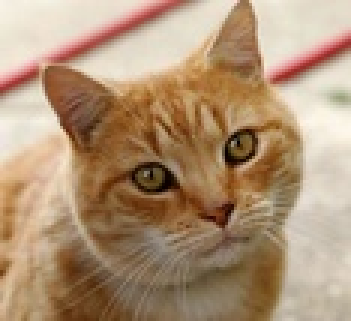
#> input picture solution/data/cat.jpg, 117 x 107 px, shrunk from 492 x 453 before the run, found by its file name (shown 3 times larger)
$ jupyter execute '09-1_K Means Clustering 2 .ipynb'   (shell and % lines are left out)
#> lines starting #> are read from the running program, lines starting #| are printed output that depends on the picture
[cell 1]
# Copyright (c) 2020-2021 CertifAI Sdn. Bhd.
#
# This program is part of OSRFramework. You can redistribute it and/or modify
# it under the terms of the GNU Affero General Public License as published by
# the Free Software Foundation, either version 3 of the License, or
# (at your option) any later version.
#
# This program is distributed in the hope that it will be useful,
# but WITHOUT ANY WARRANTY; without even the implied warranty of
# MERCHANTABILITY or FITNESS FOR A PARTICULAR PURPOSE.  See the
# GNU Affero General Public License for more details.
#
# You should have received a copy of the GNU Affero General Public License
# along with this program.  If not, see <http://www.gnu.org/licenses/>.

# Use K Means to compress color spaces of images

One common example of K Means Clustering is to compress the colour spaces of images. An image usually comes with a 24-bit colour depth, meaning 2^24 = 16,777,216 colour variations.

K Means can be used to organize the colour variations into the their respective colour clusters. The "K" (number of cluster) here will be the the number of colour space. If K is set to 8, the available colour space is 8.

[cell 2]
import numpy as np
import matplotlib.pyplot as plt
from skimage import io
from sklearn.cluster import KMeans

Read your image by using skimage and load it into a numpy array.

[cell 3]
url = "https://ia801402.us.archive.org/2/items/ml-fundamentals-data/machine-learning-fundamentals-data/cat.jpg"
image = io.imread(url)
#> image is the input picture: shape (107, 117, 3); mean R, G, B 175.4, 146.8, 117.8

[cell 4]
plt.imshow(image)

Show the dimension of the input picture, (Height, Width, Depth)

[cell 5]
image.shape
#> Out = (107, 117, 3)

Every colour channel has 256 possible values, the number of possible colours is 256 * 256 * 256 = 16,777,216, approx 16 million colours. Let us reduce the color space from 16 million to 8 colours.

[cell 6]
image_scaled = image / 255.0 # use 0...1 scale
image_scaled = image_scaled.reshape((-1, 3))
image_scaled.shape
#> Out = (12519, 3)

[cell 7]
num_clusters = 8
model = KMeans(init='k-means++', n_clusters=num_clusters, n_init=10)

[cell 8]
model.fit(image_scaled.astype(np.float32))

Get the:
- cluster_centers_ : Coordinates of cluster centers.
- labels_ : Labels of each point
- inertia_ : Sum of squared distance from each point to their corresponding center

[cell 9]
centroids = model.cluster_centers_
labels = model.labels_
inertia = model.inertia_

The generated clusters corresponds to the 8 colors of our reduced color palette.

Visual inspection of the centroids array shows that all colours have three channels (B, G, R) with values ranging between 0 and 1.

[cell 10]
centroids

The labels will equal to the number of clusters that we have set.

[cell 11]
np.unique(labels)

These 8 colours correspond to the 8 cluster labels contained in the labels vector.

We want all our data points with label 0 to be colored according to row 0 in the centers array whereas all data points with label 1 to be colored according to row 1 in the centers array and same for other labels.

We use labels as an index into the centroids array which is also represents our new colours.

[cell 12]
new_colours = centroids[labels].reshape((-1, 3))

[cell 13]
image_compressed = new_colours.reshape(image.shape)

[cell 14]
plt.figure(figsize=(10, 10))
plt.imshow(image_compressed);
plt.title('8 Colour Image')
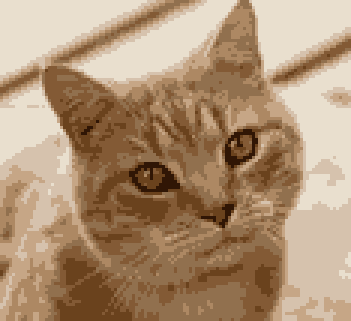
#> shown: shape (107, 117, 3) float32 (shown 3 times larger); mean R, G, B 0.688, 0.575, 0.462

Let try to do another round of color space compression but this time we only manipulate the 1 channel colour space.

[cell 15]
url = "https://ia801402.us.archive.org/2/items/ml-fundamentals-data/machine-learning-fundamentals-data/cat.jpg"
image = io.imread(url, as_gray=True)
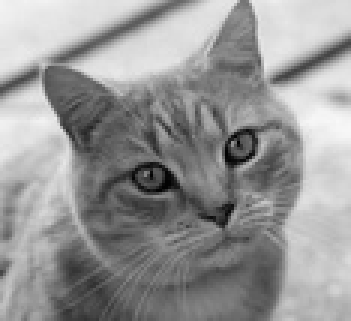
#> image: shape (107, 117) float64 (shown 3 times larger); min 0.00833, max 0.974, mean 0.591

[cell 16]
plt.imshow(image, cmap='gray')

[cell 17]
image.shape
#> Out = (107, 117)

Scale the pixel values into a range of 0 to 1.

[cell 18]
image_scaled = image / 255.0
#> image_scaled: shape (107, 117) float64
image_scaled = image_scaled.reshape((-1, 1))
#> image_scaled = 12519 values, max 0.00382 at index 4792, min 3.27e-05 at index 5578, mean 0.00232
image_scaled.shape
#> Out = (12519, 1)

[cell 19]
image_scaled
#> Out has the same summary as image_scaled

[cell 20]
num_clusters = 4
model = KMeans(init='k-means++', n_clusters=num_clusters, n_init=10)

[cell 21]
model.fit(image_scaled.astype(np.float32))

[cell 22]
centroids = model.cluster_centers_
labels = model.labels_
inertia = model.inertia_

[cell 23]
centroids

[cell 24]
new_colours = centroids[labels].reshape((-1, 1))

[cell 25]
image_compressed = new_colours.reshape(image.shape)

[cell 26]
plt.figure(figsize=(10, 10))
plt.imshow(image_compressed, cmap='gray');
plt.title('4 Colour Image')
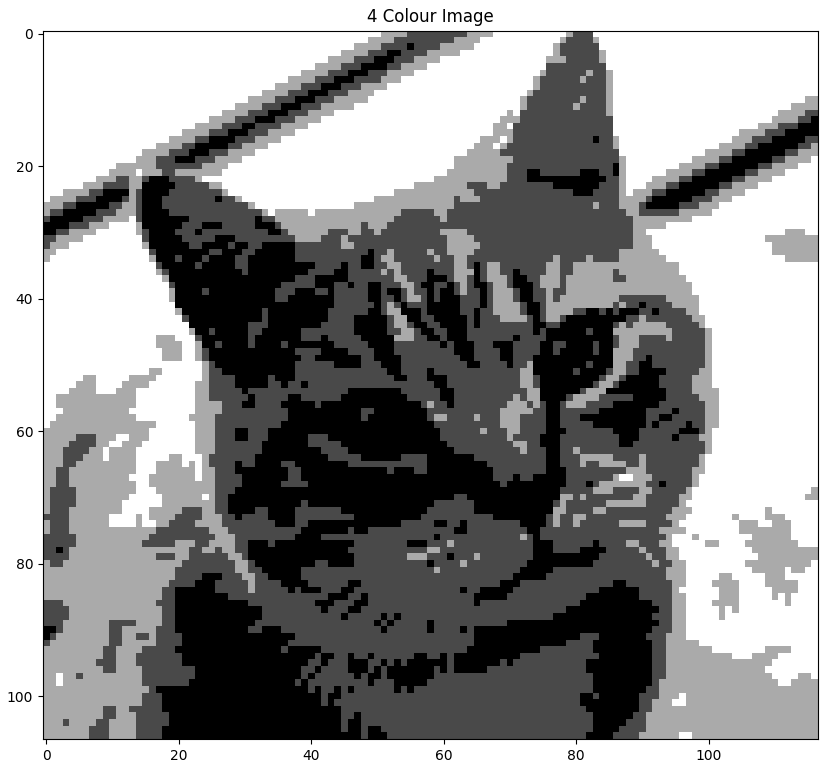
#> figure drawn by matplotlib, 1 panel

# Try With Your Own Image

On this section, let us try using your own image to try out the colour reduction
<br>Do remember upload your file into the data folder

[cell 27]
path = "data/certifai.jpg"

[cell 28]
self_image = io.imread(path)
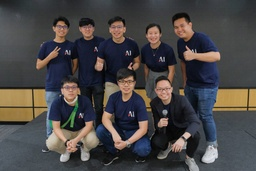
#> input picture solution/data/certifai.jpg, 256 x 171 px, shrunk from 1080 x 720 before the run
#> self_image is the input picture: shape (171, 256, 3); mean R, G, B 71.4, 68.7, 68.8
plt.imshow(self_image)

[cell 29]
self_image_scale = self_image / 255 #Scale to value between 0 to 1
self_image_scale = self_image_scale.reshape((-1, 3))

Using Elbow method to visualize the best cluster to pick

[cell 30]
k_values = np.arange(2,10)
inertia = []
for k in k_values:
    model = KMeans(init='k-means++', n_clusters=k, n_init=10)
    model.fit(self_image_scale)
    inertia.append(model.inertia_)
#> after the loop, inertia = [1233.7, 597.9, 462.4, 341.2, 288.4, 247.7, 221.4, 200.5]

[cell 31]
plt.figure(figsize=(10, 6))
plt.plot(k_values,inertia,"o-m",linewidth=4, markersize=12)
plt.title("Number of clusters against Inertia",fontsize=20)
plt.xlabel("Number of clusters, K ")
plt.ylabel("Inertia")
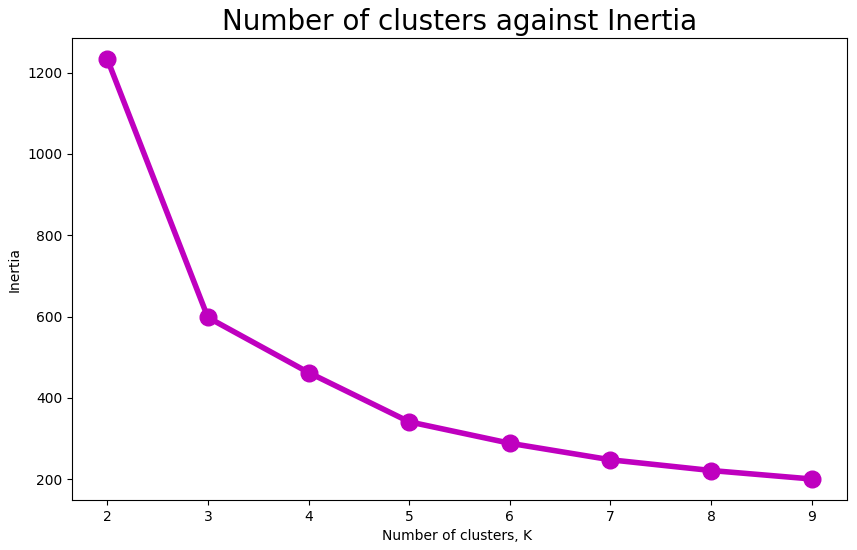
#> figure drawn by matplotlib, 1 panel

From the graph we can see that the inertia decrease significantly until 3 clusters, therefore we will pick cluster = 3

[cell 32]
cluster = 3

model = KMeans(init='k-means++', n_clusters=cluster, n_init=10)
model.fit((self_image_scale.astype(np.float32)))

[cell 33]
centroids = model.cluster_centers_
labels = model.labels_
inertia = model.inertia_

[cell 34]
new_colours = centroids[labels].reshape((-1, 3))
image_compressed = new_colours.reshape(self_image.shape)
plt.figure(figsize=(10, 10))
plt.imshow(image_compressed);
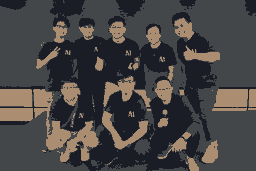
#> shown: shape (171, 256, 3) float32; mean R, G, B 0.28, 0.27, 0.27
